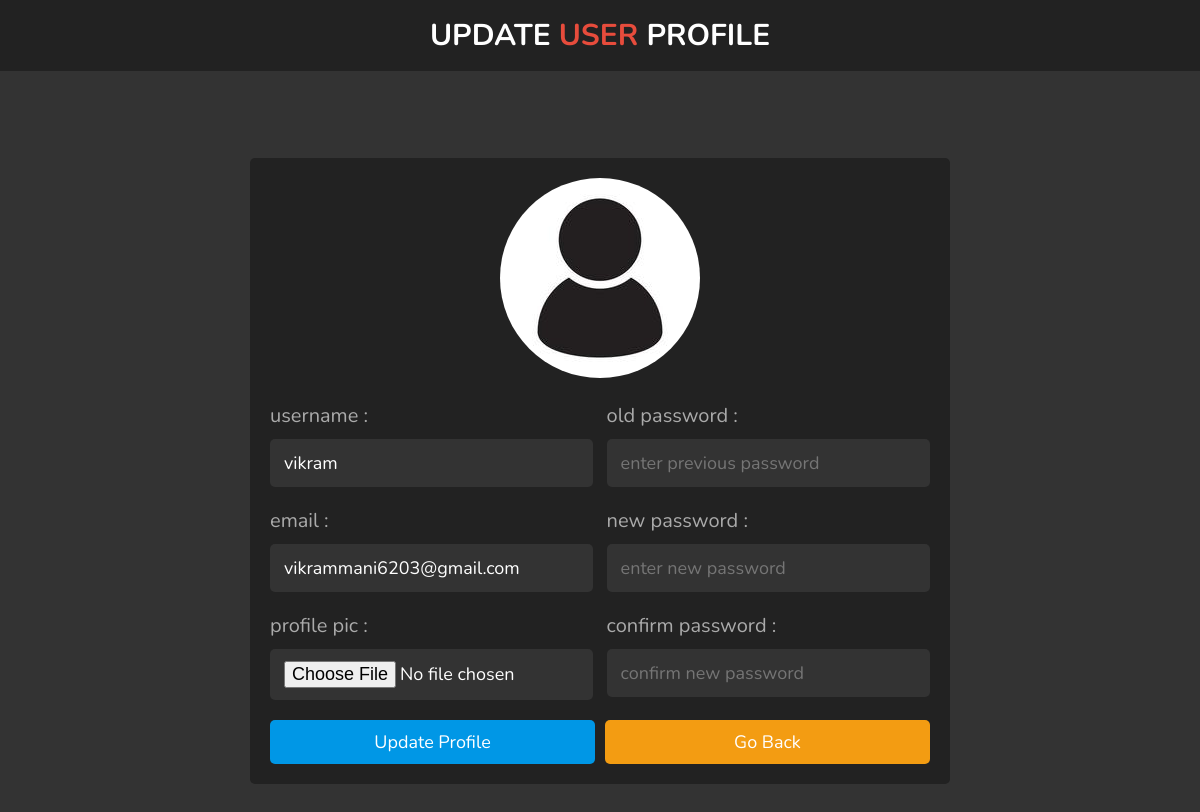
The page /website/user_profile_update.php (signed in) on the database its author committed.
### tables this page shows
CREATE TABLE `users` (
  `id` int(100) NOT NULL,
  `name` varchar(100) NOT NULL,
  `email` varchar(100) NOT NULL,
  `password` varchar(100) NOT NULL,
  `user_type` varchar(20) NOT NULL DEFAULT 'user',
  `position` varchar(20) NOT NULL,
  `dept_id` int(3) NOT NULL,
  `image` varchar(100) NOT NULL
);

### website/user_profile_update.php (the view, shortened to what this page needs)
<?php
include 'config.php';
$user_id = $_SESSION['user_id'];
?>
<!DOCTYPE html>
<html lang="en">
<head>
   <link rel="stylesheet" href="https://cdnjs.cloudflare.com/ajax/libs/font-awesome/6.1.1/css/all.min.css">
   <link rel="stylesheet" href="css/style.css">
</head>
<body>
   <h1 class="title"> update <span>user</span> profile </h1>
   <section class="update-profile-container">
      <?php
      $select_profile = $conn->prepare("SELECT * FROM `users` WHERE id = ?");
      $select_profile->execute([$user_id]);
      $fetch_profile = $select_profile->fetch(PDO::FETCH_ASSOC);
      ?>
      <form action="" method="post" enctype="multipart/form-data">
         <img src="uploaded_img/<?= $fetch_profile['image']; ?>" alt="">
         <div class="flex">
            <div class="inputBox">
               <span>username : </span>
               <input type="text" name="name" required class="box" placeholder="enter your name" value="<?= $fetch_profile['name']; ?>">
               <span>email : </span>
               <input type="email" name="email" required class="box" placeholder="enter your email" value="<?= $fetch_profile['email']; ?>">
               <span>profile pic : </span>
               <input type="file" name="image" class="box" accept="image/jpg, image/jpeg, image/png">
            </div>
            <div class="inputBox">
               <span>old password :</span>
               <input type="password" class="box" name="previous_pass" placeholder="enter previous password">
               <span>new password :</span>
               <input type="password" class="box" name="new_pass" placeholder="enter new password">
               <span>confirm password :</span>
               <input type="password" class="box" name="confirm_pass" placeholder="confirm new password">
            </div>
         </div>
         <div class="flex-btn">
            <input type="submit" value="update profile" name="update" class="btn">
            <a href="user_page.php" class="option-btn">go back</a>
         </div>
      </form>
   </section>
</body>
</html>

### website/css/style.css (style rules this page uses)
:root { --blue:#0097e6; --orange:#f39c12; --red:#e74c3c; --white:#fff; --light-color:#aaa; --black:#222; --light-bg:#333; }
* { font-family: 'Nunito', sans-serif; margin:0; padding:0; box-sizing: border-box; outline: none; border:none; text-decoration: none; }
html { font-size: 62.5%; overflow-x: hidden; background-color: var(--light-bg); }
.title { padding:1.5rem 1rem; text-align: center; background-color: var(--black); font-size: 3rem; text-transform: uppercase; color:var(--white); }
.title span { color:var(--red); }
.btn, .delete-btn, .option-btn { display: block; width: 100%; border-radius: .5rem; color:var(--white); font-size: 1.8rem; cursor: pointer; padding:1rem 3rem; text-transform: capitalize; text-align: center; margin-top: 1rem; }
.btn { background-color: var(--blue); }
.option-btn { background-color: var(--orange); }
.flex-btn { display: flex; flex-wrap: wrap; gap:1rem; }
.flex-btn > * { flex:1; }
.update-profile-container { display: flex; align-items: center; justify-content: center; padding:2rem; min-height: 100vh; }
.update-profile-container form { width: 70rem; border-radius: .5rem; background-color: var(--black); padding:2rem; text-align: center; }
.update-profile-container form .flex { text-align: left; display: flex; flex-wrap: wrap; justify-content: space-between; }
.update-profile-container form .flex .inputBox { width: 49%; }
.update-profile-container form img { height: 20rem; width: 20rem; border-radius: 50%; margin-bottom: 1rem; }
.update-profile-container form .flex .inputBox span { font-size: 2rem; color:var(--light-color); display: block; padding-top: 1rem; }
.update-profile-container form .flex .inputBox .box { width: 100%; padding:1.2rem 1.4rem; border-radius: .5rem; font-size: 1.8rem; color:var(--white); margin:1rem 0; background-color: var(--light-bg); }

### rows shown on the page
users: image (placeholder picture), name "vikram", email "vikrammani6203@gmail.com"
